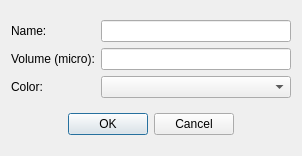
<?xml version="1.0" encoding="UTF-8"?>
<ui version="4.0">
 <class>DropletSelector</class>
 <widget class="QDialog" name="DropletSelector">
  <property name="geometry">
   <rect>
    <x>0</x>
    <y>0</y>
    <width>302</width>
    <height>156</height>
   </rect>
  </property>
  <property name="sizePolicy">
   <sizepolicy hsizetype="Fixed" vsizetype="Fixed">
    <horstretch>0</horstretch>
    <verstretch>0</verstretch>
   </sizepolicy>
  </property>
  <property name="maximumSize">
   <size>
    <width>302</width>
    <height>156</height>
   </size>
  </property>
  <property name="windowTitle">
   <string>Dialog</string>
  </property>
  <layout class="QHBoxLayout" name="horizontalLayout_3">
   <item>
    <layout class="QVBoxLayout" name="verticalLayout_3">
     <item>
      <layout class="QHBoxLayout" name="horizontalLayout">
       <item>
        <layout class="QVBoxLayout" name="verticalLayout_2">
         <item>
          <widget class="QLabel" name="label">
           <property name="text">
            <string>Name:</string>
           </property>
          </widget>
         </item>
         <item>
          <widget class="QLabel" name="volumedit">
           <property name="text">
            <string>Volume (micro):</string>
           </property>
          </widget>
         </item>
         <item>
          <widget class="QLabel" name="coloredit">
           <property name="text">
            <string>Color:</string>
           </property>
          </widget>
         </item>
        </layout>
       </item>
       <item>
        <layout class="QVBoxLayout" name="verticalLayout">
         <item>
          <widget class="QLineEdit" name="nameedit"/>
         </item>
         <item>
          <widget class="QLineEdit" name="voledit"/>
         </item>
         <item>
          <widget class="QComboBox" name="colorbox"/>
         </item>
        </layout>
       </item>
      </layout>
     </item>
     <item>
      <layout class="QHBoxLayout" name="horizontalLayout_2">
       <item>
        <spacer name="horizontalSpacer_2">
         <property name="orientation">
          <enum>Qt::Horizontal</enum>
         </property>
         <property name="sizeHint" stdset="0">
          <size>
           <width>40</width>
           <height>20</height>
          </size>
         </property>
        </spacer>
       </item>
       <item>
        <widget class="QPushButton" name="OK">
         <property name="text">
          <string>OK</string>
         </property>
        </widget>
       </item>
       <item>
        <widget class="QPushButton" name="Cancel">
         <property name="text">
          <string>Cancel</string>
         </property>
        </widget>
       </item>
       <item>
        <spacer name="horizontalSpacer">
         <property name="orientation">
          <enum>Qt::Horizontal</enum>
         </property>
         <property name="sizeHint" stdset="0">
          <size>
           <width>40</width>
           <height>20</height>
          </size>
         </property>
        </spacer>
       </item>
      </layout>
     </item>
    </layout>
   </item>
  </layout>
 </widget>
 <tabstops>
  <tabstop>nameedit</tabstop>
  <tabstop>voledit</tabstop>
  <tabstop>colorbox</tabstop>
 </tabstops>
 <resources/>
 <connections/>
</ui>
